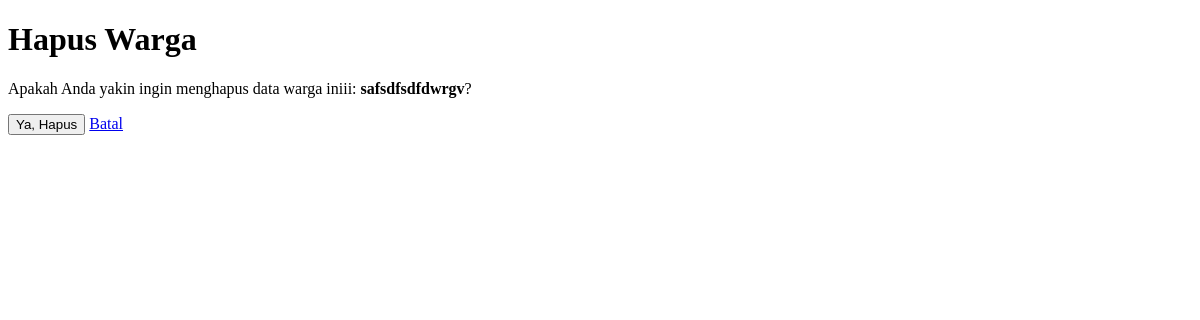
Before: /warga/4/hapus/ with the older database file.
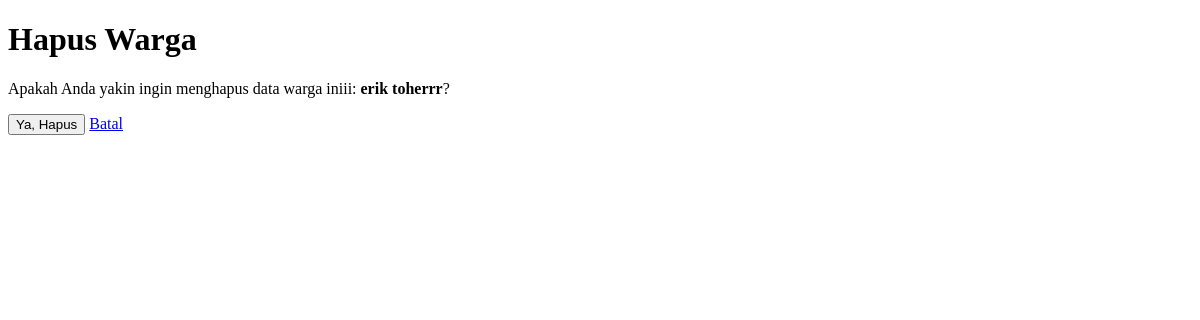
After: the same page with the newer database file.
### warga/models.py (models this page shows, shortened)
class Warga(models.Model):
    nik = models.CharField(max_length=16, unique=True, verbose_name="Nomor Induk Kependudukan")
    nama_lengkap = models.CharField(max_length=100, verbose_name="Nama Lengkap")
    alamat = models.TextField(verbose_name="Alamat Tinggal")
    no_telepon = models.CharField(max_length=15, blank=True, verbose_name="Nomor Telepon")
    tanggal_registrasi = models.DateTimeField(auto_now_add=True)

### warga/views.py (the view)
# urls.py: path('<int:pk>/hapus/', WargaDeleteView.as_view(), name='warga-hapus'),
class WargaDeleteView(DeleteView):
	model = Warga
	template_name = 'warga/warga_confirm_delete.html'
	success_url = reverse_lazy('warga-list')

### warga/templates/warga/warga_confirm_delete.html (shortened to what this page needs)
<!DOCTYPE html>
<html>
<head>
</head>
<body>
    <h1>Hapus Warga</h1>
    <p>Apakah Anda yakin ingin menghapus data warga iniii: <strong>{{ object.nama_lengkap }}</strong>?</p>
    <form method="post">
        <button type="submit">Ya, Hapus</button>
        <a href="{% url 'warga-detail' object.pk %}">Batal</a>
    </form>
</body>
</html>

Changed rows visible on the page:
changed Warga: nama_lengkap "safsdfsdfdwrgv" → "erik toherrr"
